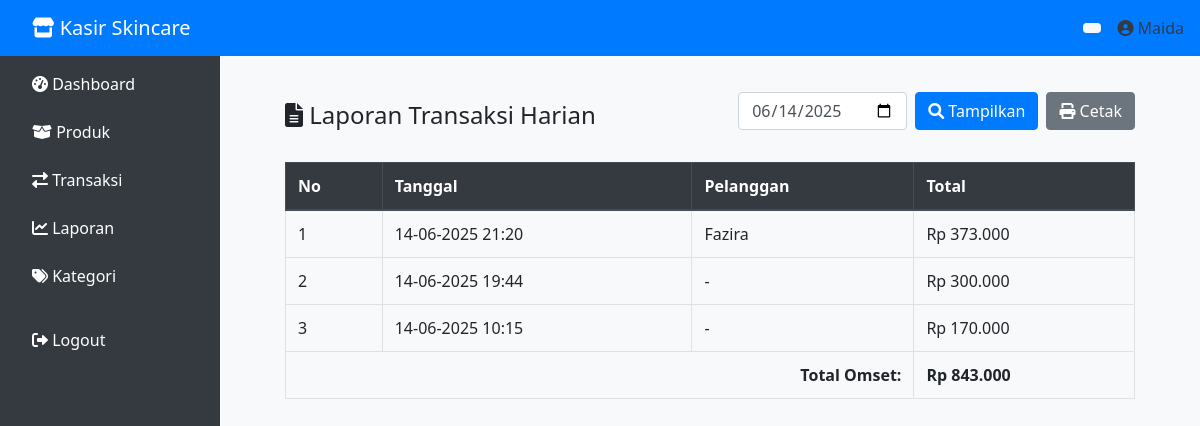
The app's page /laporan.php with its own data.
### tables this page shows
CREATE TABLE `transaksi` (
  `id` int(11) NOT NULL,
  `tanggal` datetime DEFAULT current_timestamp(),
  `total` decimal(10,2) DEFAULT NULL,
  `id_pelanggan` int(11) NOT NULL
);

CREATE TABLE `pelanggan` (
  `id` int(11) NOT NULL,
  `nama` varchar(100) NOT NULL,
  `kontak` varchar(50) DEFAULT NULL
);

### laporan.php (the view, shortened to what this page needs)
<?php
include 'koneksi.php';
$tanggal = isset($_GET['tanggal']) ? $_GET['tanggal'] : date('Y-m-d');
$query = "SELECT t.*, p.nama AS nama_pelanggan
          FROM transaksi t
          LEFT JOIN pelanggan p ON t.id_pelanggan = p.id
          WHERE DATE(t.tanggal) = '$tanggal'
          ORDER BY t.tanggal DESC";
$result = mysqli_query($conn, $query);
?>
<link rel="stylesheet" href="https://cdnjs.cloudflare.com/ajax/libs/font-awesome/5.15.4/css/all.min.css">
<link rel="stylesheet" href="https://stackpath.bootstrapcdn.com/bootstrap/4.6.0/css/bootstrap.min.css">
  <link rel="stylesheet" href="https://cdnjs.cloudflare.com/ajax/libs/font-awesome/5.15.4/css/all.min.css">
  <link rel="stylesheet" href="assets/css/bootstrap.min.css">
<?php include 'partials/header.php';
include 'partials/navbar.php';
include 'partials/sidebar.php';?>
<div class="container"><br><br><br>
<div class="content">
  <div class="d-flex justify-content-between align-items-center mb-3">
    <h4><i class="fas fa-file-alt"></i> Laporan Transaksi Harian</h4>
    <form method="get" class="form-inline">
  <input type="date" name="tanggal" class="form-control mr-2" value="<?= $tanggal ?>">
  <button type="submit" class="btn btn-primary mr-2">
    <i class="fas fa-search"></i> Tampilkan
  </button>
  <button type="button" class="btn btn-secondary" onclick="window.print()">
    <i class="fas fa-print"></i> Cetak
  </button>
</form>
  </div>
  <div class="table-responsive">
    <table class="table table-bordered table-hover">
      <thead class="thead-dark">
        <tr>
          <th>No</th>
          <th>Tanggal</th>
          <th>Pelanggan</th>
          <th>Total</th>
        </tr>
      </thead>
      <tbody>
        <?php
        $no = 1;
        $grand_total = 0;
        while ($row = mysqli_fetch_assoc($result)) {
          $grand_total += $row['total'];
        ?>
          <tr>
            <td><?= $no++ ?></td>
            <td><?= date('d-m-Y H:i', strtotime($row['tanggal'])) ?></td>
            <td><?= htmlspecialchars($row['nama_pelanggan'] ?? '-') ?></td>
            <td>Rp <?= number_format($row['total'], 0, ',', '.') ?></td>
          </tr>
        <?php } ?>
      </tbody>
      <tfoot>
        <tr>
          <th colspan="3" class="text-right">Total Omset:</th>
          <th>Rp <?= number_format($grand_total, 0, ',', '.') ?></th>
        </tr>
      </tfoot>
    </table>
  </div>
</div>

### partials/header.php (style rules this page uses)
body { font-family: 'Segoe UI', sans-serif; background-color: #f8f9fa; }
.content { margin-left: 220px; padding: 20px; }

### records on screen
transaksi: tanggal "14-06-2025 21:20", id_pelanggan.nama "Fazira", total "373.000"
transaksi: tanggal "14-06-2025 19:44", nama_pelanggan "-", total "300.000"
transaksi: tanggal "14-06-2025 10:15", nama_pelanggan "-", total "170.000"

### other values on screen
$user "Maida"
$grand_total "843.000"
